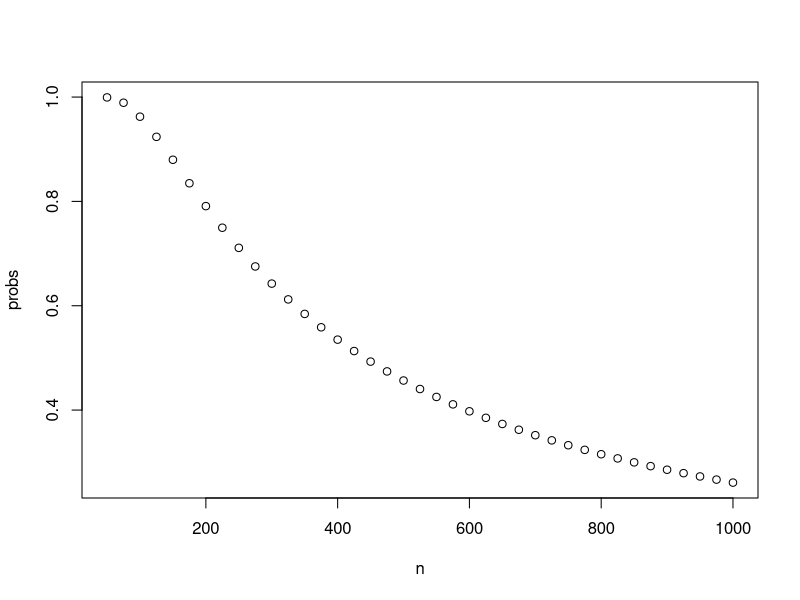

Reproduce this figure in R.
## ---- chunk 1
knitr::opts_chunk$set(echo = TRUE)
## ---- chunk 2
1  + 2
## ---- chunk 3

## ---- chunk 4
v <-  c(1, 4, 9, 16, 25)
## ---- chunk 5
v + 1
## ---- chunk 6
sqrt(v)
## ---- chunk 7
v <- sqrt(v)
## ---- chunk 8
v <-  c(1, 4, 9, 16, 25)
## ---- chunk 9
w <- sqrt(v)
## ---- chunk 10
v > 10
## ---- chunk 11
u <- v > 10
## ---- chunk 12
sum(u)
## ---- chunk 13
sum(v > 10)
## ---- chunk 14
square_minus_one <- function(x){
  x^2 - 1
}
## ---- chunk 15
new_function <- function(variable1, variable2, variable8)
{variable1*variable2 - variable8}
## ---- chunk 16
prob_bday_match <- function(n,k){
  1 - choose(n,k)*factorial(k)/n^k
}
## ---- chunk 17
n <- seq(from = 50, to = 1000, by = 25)
## ---- chunk 18
probs <- prob_bday_match(n, 25)
## ---- chunk 19
plot(n,probs)
